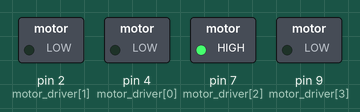
Simulated run of this sketch. Board: Arduino Uno, built with avr-gcc and run on an emulated ATmega328P. Shown: switched loads named in the sketch (green lamp = pin HIGH). What the sketch prints to the serial monitor is not drawn.

Above: at 0.1 s.
Timing chart, 0 to 1.6 s (numbered marks = the images above):
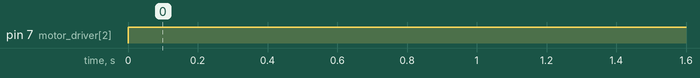

Measured:
- by itself, pin 7 (motor_driver[2]): LOW → HIGH at 0.00 s

The sketch:

motor_driver.ino
```cpp
int motor_driver[]={4,2,7,9};
float speed_m1=100;
float speed_m2=160;
void setup() {
  // put your setup code here, to run once:
  for(int j=0;j<(sizeof(motor_driver)/sizeof(int));j++){
    pinMode(motor_driver[j],OUTPUT);
  }
  //pinMode(2,OUTPUT);
  //pinMode(12,OUTPUT);
  Serial.begin(9600);
}

void loop() {
  // put your main code here, to run repeatedly
 analogWrite(motor_driver[0],speed_m1);
 analogWrite(motor_driver[1],0);
 analogWrite(motor_driver[2],speed_m2);
 analogWrite(motor_driver[3],0);
 Serial.println("Forward");
}
```
